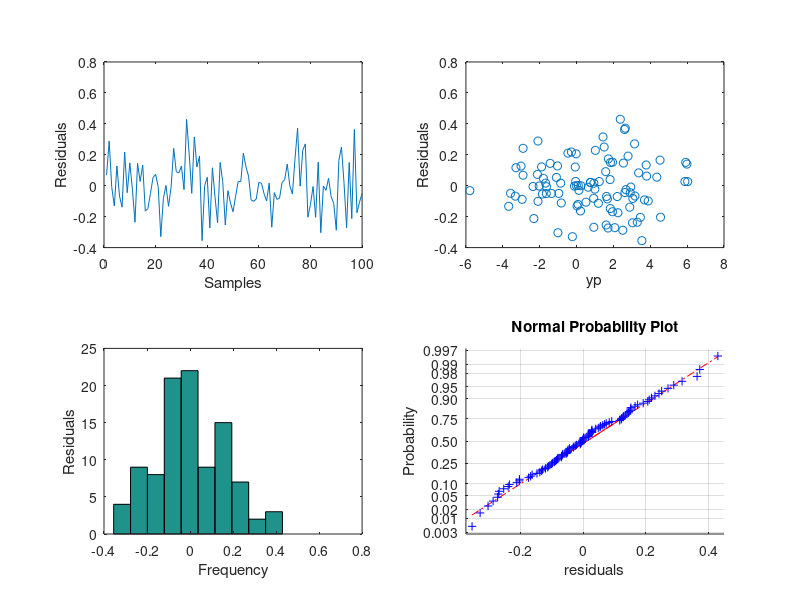

The MATLAB script that drew this image:
%% Multiple linear reression modelling example 2
clear all 
close all 
randn('seed',0)

%% Simulate model predictor variables and response variable

%generate data for simulation 
x=randn(100,2); %generate 100 normal random values 
n=0.2*randn(100,1); %generate random noise of amplitude 0.2
B0=1; %beta 0 value for simulation
B1=1.5; %beta 1 value for simulation 
B2=-2; %beta 2 value for simulation 
y=B0+B1*x(:,1)+B2*x(:,2)+n; %generate response variable with beta values of x and error

%% Find constants for first second and third terms

xx=[ones(100,1) x];
th = inv(xx'*xx)*xx'*y; %MLR equation on slide 5 and 6 
yp = xx*th; %model prediction 
e=y-yp; %residuals 


%% Plot sub figures to check residuals for assumptions 
figure 
%check for non-dependence 
subplot(221)
plot(e)
ylabel('Residuals')
xlabel('Samples')
%check for convergence/divergence 
subplot(222)
plot(yp,e,'o')
ylabel('Residuals')
xlabel('yp')
%check for normality 
subplot(223)
hist(e)
xlabel('Frequency')
ylabel('Residuals')
subplot(224)
normplot(e)
xlabel('residuals')